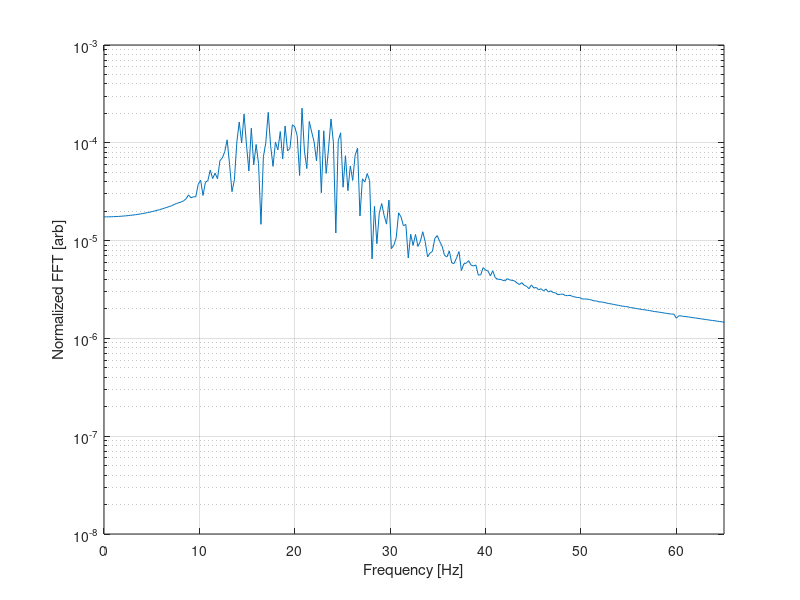

This chart was generated by the following MATLAB code:
clear
close all
clc

load HT06filt.mat

NFFT = length(y_filt);
spec = abs(fft(y_filt, NFFT));
Fs = 2000;
f = Fs*linspace(0, 1, NFFT);
semilogy(f, spec./length(y_filt))
xlim([0 65])
grid on
xlabel 'Frequency [Hz]'
ylabel 'Normalized FFT [arb]'
